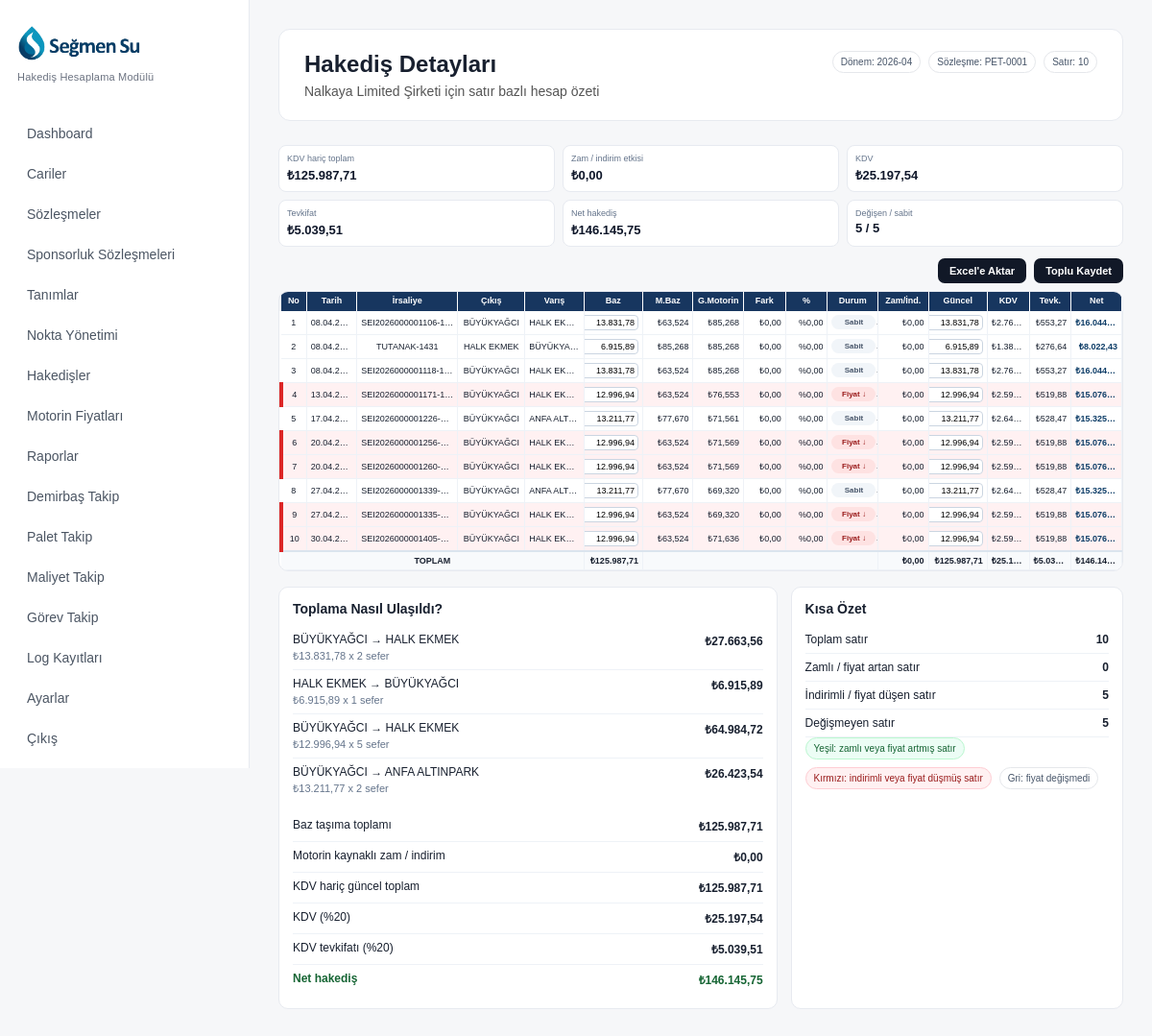
The page /hakedis-detay.php?hakedis_id=105 (signed in) on the database its author committed.
### tables this page shows
CREATE TABLE `hakedisler` (
  `id` int(11) NOT NULL,
  `hakedis_no` varchar(100) DEFAULT NULL,
  `cari_id` int(11) NOT NULL,
  `sozlesme_id` int(11) NOT NULL,
  `baslangic_tarihi` date DEFAULT NULL,
  `bitis_tarihi` date DEFAULT NULL,
  `toplam_tutar` decimal(15,2) DEFAULT 0.00,
  `kdv_tutar` decimal(15,2) DEFAULT 0.00,
  `tevkifat_tutar` decimal(15,2) DEFAULT 0.00,
  `genel_toplam` decimal(15,2) DEFAULT 0.00,
  `durum` varchar(50) DEFAULT 'taslak',
  `aciklama` text DEFAULT NULL,
  `created_by` int(11) DEFAULT NULL,
  `created_at` timestamp NOT NULL DEFAULT current_timestamp(),
  `donem` varchar(50) DEFAULT NULL,
  `net_tutar` decimal(15,2) DEFAULT 0.00
);

CREATE TABLE `cariler` (
  `id` int(11) NOT NULL,
  `cari_kod` varchar(50) DEFAULT NULL,
  `cari_unvan` varchar(255) NOT NULL,
  `cari_tipleri` text DEFAULT NULL,
  `vergi_no` varchar(50) DEFAULT NULL,
  `vergi_dairesi` varchar(100) DEFAULT NULL,
  `yetkili_kisi` varchar(150) DEFAULT NULL,
  `telefon` varchar(50) DEFAULT NULL,
  `email` varchar(150) DEFAULT NULL,
  `adres` text DEFAULT NULL,
  `iban` varchar(100) DEFAULT NULL,
  `durum` tinyint(4) DEFAULT 1,
  `created_at` timestamp NOT NULL DEFAULT current_timestamp(),
  `firma_kodu` varchar(50) DEFAULT NULL,
  `firma_adi` varchar(255) DEFAULT NULL,
  `yetkili` varchar(255) DEFAULT NULL,
  `tip` varchar(50) DEFAULT NULL
);

CREATE TABLE `sozlesmeler` (
  `id` int(11) NOT NULL,
  `cari_id` int(11) NOT NULL,
  `sozlesme_no` varchar(100) DEFAULT NULL,
  `sozlesme_adi` varchar(255) DEFAULT NULL,
  `baslangic_tarihi` date DEFAULT NULL,
  `bitis_tarihi` date DEFAULT NULL,
  `motorin_baz_fiyati` decimal(10,3) DEFAULT 0.000,
  `fiyat_fark_orani` decimal(5,2) DEFAULT 7.00,
  `fiyat_fark_etki_orani` decimal(5,2) DEFAULT 40.00,
  `aciklama` text DEFAULT NULL,
  `durum` tinyint(4) DEFAULT 1,
  `created_at` timestamp NOT NULL DEFAULT current_timestamp(),
  `sozlesme_tutari` decimal(15,2) DEFAULT 0.00
);

CREATE TABLE `hakedis_satirlari` (
  `id` int(11) NOT NULL,
  `hakedis_id` int(11) NOT NULL,
  `tasima_turu_id` int(11) DEFAULT NULL,
  `irsaliye_no` varchar(100) DEFAULT NULL,
  `tasima_tarihi` date DEFAULT NULL,
  `cikis_noktasi` varchar(255) DEFAULT NULL,
  `varis_noktasi` varchar(255) DEFAULT NULL,
  `arac_plaka` varchar(50) DEFAULT NULL,
  `miktar` decimal(15,3) DEFAULT 0.000,
  `birim` varchar(50) DEFAULT NULL,
  `km` decimal(10,2) DEFAULT 0.00,
  `birim_fiyat` decimal(15,4) DEFAULT 0.0000,
  `motorin_baz_fiyat` decimal(10,3) DEFAULT 0.000,
  `motorin_guncel_fiyat` decimal(10,3) DEFAULT 0.000,
  `motorin_fark_orani` decimal(10,2) DEFAULT 0.00,
  `zam_indirim_tutar` decimal(15,2) DEFAULT 0.00,
  `satir_toplam` decimal(15,4) DEFAULT 0.0000,
  `manuel_satir` tinyint(4) DEFAULT 0,
  `aciklama` text DEFAULT NULL,
  `created_at` timestamp NOT NULL DEFAULT current_timestamp(),
  `motorin_baz_fiyati` decimal(10,3) DEFAULT NULL,
  `gunluk_motorin_fiyati` decimal(10,3) DEFAULT NULL,
  `motorin_fark_tutari` decimal(10,3) DEFAULT NULL,
  `motorin_fark_yuzde` decimal(10,2) DEFAULT NULL,
  `zam_indirim_tutari` decimal(15,4) DEFAULT NULL,
  `guncel_birim_fiyat` decimal(15,4) DEFAULT NULL,
  `kdv_tutari` decimal(15,4) DEFAULT NULL,
  `tevkifat_tutari` decimal(15,4) DEFAULT NULL,
  `net_tutar` decimal(15,4) DEFAULT NULL
);

### hakedis-detay.php (the view, shortened to what this page needs)
<?php
require_once __DIR__ . '/config/database.php';
$hakedis_id = $_GET['hakedis_id'] ?? 0;
$hakedisQuery = $db->prepare("
    SELECT
        hakedisler.*,
        sozlesmeler.sozlesme_no,
        cariler.firma_adi
    FROM hakedisler
    LEFT JOIN sozlesmeler ON sozlesmeler.id = hakedisler.sozlesme_id
    LEFT JOIN cariler ON cariler.id = hakedisler.cari_id
    WHERE hakedisler.id = ?
    LIMIT 1
");
$hakedisQuery->execute([$hakedis_id]);
$hakedis = $hakedisQuery->fetch(PDO::FETCH_ASSOC);
$query = $db->prepare("
    SELECT *
    FROM hakedis_satirlari
    WHERE hakedis_id = ?
    ORDER BY tasima_tarihi ASC, id ASC
");
$query->execute([$hakedis_id]);
$satirlar = $query->fetchAll(PDO::FETCH_ASSOC);
$toplamBaz = 0;
$toplamZam = 0;
$toplamGuncel = 0;
$toplamKdv = 0;
$toplamTevkifat = 0;
$toplamNet = 0;
$zamliSatir = 0;
$indirimliSatir = 0;
$degisenSatir = 0;
$satirDurumlari = [];
$rotaBazFiyatlari = [];
$birimFiyatOzetleri = [];
foreach($satirlar as $row){
    $toplamBaz += (float)$row['birim_fiyat'];
    $toplamZam += (float)$row['zam_indirim_tutari'];
    $toplamGuncel += (float)$row['guncel_birim_fiyat'];
    $toplamKdv += (float)$row['kdv_tutari'];
    $toplamTevkifat += (float)$row['tevkifat_tutari'];
    $toplamNet += (float)$row['net_tutar'];
    $rotaKey = ($row['cikis_noktasi'] ?? '') . '|' . ($row['varis_noktasi'] ?? '');
    $birimFiyat = (float)$row['birim_fiyat'];
    $guncelFiyat = (float)$row['guncel_birim_fiyat'];
    $birimOzetKey = $rotaKey . '|' . number_format($guncelFiyat, 2, '.', '');
    if(!isset($birimFiyatOzetleri[$birimOzetKey])){
        $birimFiyatOzetleri[$birimOzetKey] = [
            'cikis' => $row['cikis_noktasi'] ?? '',
            'varis' => $row['varis_noktasi'] ?? '',
            'birim_fiyat' => $guncelFiyat,
            'sefer' => 0,
            'toplam' => 0
        ];
    }
    $birimFiyatOzetleri[$birimOzetKey]['sefer']++;
    $birimFiyatOzetleri[$birimOzetKey]['toplam'] += $guncelFiyat;
    if(!isset($rotaBazFiyatlari[$rotaKey])){
        $rotaBazFiyatlari[$rotaKey] = $birimFiyat;
    }
    $rotaBaz = $rotaBazFiyatlari[$rotaKey];
    $zamTutar = (float)$row['zam_indirim_tutari'];
    $durum = [
        'yon' => 'flat',
        'metin' => 'Sabit'
    ];
    if($zamTutar > 0){
        $durum = [
            'yon' => 'up',
            'metin' => 'Zaml&#305;'
        ];
        $zamliSatir++;
        $degisenSatir++;
    } elseif($birimFiyat < ($rotaBaz - 0.005)){
        $durum = [
            'yon' => 'down',
            'metin' => 'Fiyat &#8595;'
        ];
        $indirimliSatir++;
        $degisenSatir++;
    }
    $satirDurumlari[(int)$row['id']] = $durum;
}
$sabitSatir = count($satirlar) - $degisenSatir;
function para($value, $decimal = 2){
    return '&#8378;' . number_format((float)$value, $decimal, ',', '.');
}
function yuzde($value){
    return '%' . number_format((float)$value, 2, ',', '.');
}
?>
<!DOCTYPE html>
<html lang="tr">
<head>
<link rel="stylesheet" href="assets/css/style.css">
</head>
<body>
<?php require_once __DIR__ . '/sidebar.php'; ?>
<div class="main">
    <div class="topbar detail-header">
        <div class="detail-title">
            <h2>Hakedi&#351; Detaylar&#305;</h2>
            <p><?php echo htmlspecialchars(gorunenMetin($hakedis['firma_adi'] ?? '')); ?> i&#231;in sat&#305;r bazl&#305; hesap &#246;zeti</p>
        </div>
        <div class="detail-meta">
            <span class="meta-pill">D&#246;nem: <?php echo htmlspecialchars($hakedis['donem'] ?? '-'); ?></span>
            <span class="meta-pill">S&#246;zle&#351;me: <?php echo htmlspecialchars($hakedis['sozlesme_no'] ?? '-'); ?></span>
            <span class="meta-pill">Sat&#305;r: <?php echo count($satirlar); ?></span>
        </div>
    </div>
    <div class="summary-grid">
        <div class="summary-card">
            <span>KDV hari&#231; toplam</span>
            <strong><?php echo para($toplamGuncel); ?></strong>
        </div>
        <div class="summary-card">
            <span>Zam / indirim etkisi</span>
            <strong><?php echo para($toplamZam); ?></strong>
        </div>
        <div class="summary-card">
            <span>KDV</span>
            <strong><?php echo para($toplamKdv); ?></strong>
        </div>
        <div class="summary-card">
            <span>Tevkifat</span>
            <strong><?php echo para($toplamTevkifat); ?></strong>
        </div>
        <div class="summary-card">
            <span>Net hakedi&#351;</span>
            <strong><?php echo para($toplamNet); ?></strong>
        </div>
        <div class="summary-card">
            <span>De&#287;i&#351;en / sabit</span>
            <strong><?php echo $degisenSatir; ?> / <?php echo $sabitSatir; ?></strong>
        </div>
    </div>
    <form method="POST">
        <div style="display:flex;justify-content:flex-end;gap:8px;margin:0 0 8px;">
            <a class="bulk-save" href="hakedis-detay.php?hakedis_id=<?php echo (int)$hakedis_id; ?>&excel=1" style="text-decoration:none;">Excel'e Aktar</a>
            <button type="submit" class="bulk-save">Toplu Kaydet</button>
        </div>
    <div class="table-area">
        <table class="detail-table">
            <thead>
                <tr>
                    <th>No</th>
                    <th>Tarih</th>
                    <th>&#304;rsaliye</th>
                    <th>&#199;&#305;k&#305;&#351;</th>
                    <th>Var&#305;&#351;</th>
                    <th>Baz</th>
                    <th>M.Baz</th>
                    <th>G.Motorin</th>
                    <th>Fark</th>
                    <th>%</th>
                    <th>Durum</th>
                    <th>Zam/&#304;nd.</th>
                    <th>G&#252;ncel</th>
                    <th>KDV</th>
                    <th>Tevk.</th>
                    <th>Net</th>
                </tr>
            </thead>
            <tbody>
            <?php $sira = 1; ?>
            <?php foreach($satirlar as $row): ?>
                <?php
                    $durum = $satirDurumlari[(int)$row['id']] ?? ['yon' => 'flat', 'metin' => 'Sabit'];
                    $rowClass = '';
                    $statusClass = 'status-flat';
                    $statusText = $durum['metin'];
                    if($durum['yon'] === 'up'){
                        $rowClass = 'row-up';
                        $statusClass = 'status-up';
                    } elseif($durum['yon'] === 'down'){
                        $rowClass = 'row-down';
                        $statusClass = 'status-down';
                    }
                ?>
                <tr class="<?php echo $rowClass; ?>">
                    <td class="center"><?php echo $sira++; ?></td>
                    <td class="center"><?php echo date('d.m.Y', strtotime($row['tasima_tarihi'])); ?></td>
                    <td class="center" title="<?php echo htmlspecialchars($row['irsaliye_no']); ?>"><?php echo htmlspecialchars($row['irsaliye_no']); ?></td>
                    <td class="center" title="<?php echo htmlspecialchars(gorunenMetin($row['cikis_noktasi'])); ?>"><?php echo htmlspecialchars(gorunenMetin($row['cikis_noktasi'])); ?></td>
                    <td class="center" title="<?php echo htmlspecialchars(gorunenMetin($row['varis_noktasi'])); ?>"><?php echo htmlspecialchars(gorunenMetin($row['varis_noktasi'])); ?></td>
                    <td class="right">
                        <div class="inline-edit">
                            <input name="birim_fiyat[<?php echo (int)$row['id']; ?>]" value="<?php echo number_format((float)$row['birim_fiyat'], 2, ',', '.'); ?>">
                        </div>
                    </td>
                    <td class="right"><?php echo para($row['motorin_baz_fiyati'], 3); ?></td>
                    <td class="right"><?php echo para($row['gunluk_motorin_fiyati'], 3); ?></td>
                    <td class="right"><?php echo para($row['motorin_fark_tutari']); ?></td>
                    <td class="right"><?php echo yuzde($row['motorin_fark_yuzde']); ?></td>
                    <td class="center"><span class="status-badge <?php echo $statusClass; ?>"><?php echo $statusText; ?></span></td>
                    <td class="right"><?php echo para($row['zam_indirim_tutari']); ?></td>
                    <td class="right strong-money">
                        <div class="inline-edit">
                            <input name="guncel_birim_fiyat[<?php echo (int)$row['id']; ?>]" value="<?php echo number_format((float)$row['guncel_birim_fiyat'], 2, ',', '.'); ?>">
                        </div>
                    </td>
                    <td class="right"><?php echo para($row['kdv_tutari']); ?></td>
                    <td class="right"><?php echo para($row['tevkifat_tutari']); ?></td>
                    <td class="right strong-money"><?php echo para($row['net_tutar']); ?></td>
                </tr>
            <?php endforeach; ?>
                <tr class="total-row">
                    <td colspan="5" class="center">TOPLAM</td>
                    <td class="right"><?php echo para($toplamBaz); ?></td>
                    <td colspan="5"></td>
                    <td class="right"><?php echo para($toplamZam); ?></td>
                    <td class="right"><?php echo para($toplamGuncel); ?></td>
                    <td class="right"><?php echo para($toplamKdv); ?></td>
                    <td class="right"><?php echo para($toplamTevkifat); ?></td>
                    <td class="right"><?php echo para($toplamNet); ?></td>
                </tr>
            </tbody>
        </table>
    </div>
    </form>
    <div class="footer-summary">
        <div class="summary-box">
            <h3>Toplama Nas&#305;l Ula&#351;&#305;ld&#305;?</h3>
            <div class="unit-breakdown">
                <?php foreach($birimFiyatOzetleri as $ozet): ?>
                    <div class="calc-line">
                        <span>
                            <?php echo htmlspecialchars(gorunenMetin($ozet['cikis'])); ?>
                            &#8594;
                            <?php echo htmlspecialchars(gorunenMetin($ozet['varis'])); ?>
                            <div class="unit-detail">
                                <?php echo para($ozet['birim_fiyat']); ?>
                                x
                                <?php echo (int)$ozet['sefer']; ?>
                                sefer
                            </div>
                        </span>
                        <strong><?php echo para($ozet['toplam']); ?></strong>
                    </div>
                <?php endforeach; ?>
            </div>
            <div class="calc-line">
                <span>Baz ta&#351;&#305;ma toplam&#305;</span>
                <strong><?php echo para($toplamBaz); ?></strong>
            </div>
            <div class="calc-line">
                <span>Motorin kaynakl&#305; zam / indirim</span>
                <strong><?php echo para($toplamZam); ?></strong>
            </div>
            <div class="calc-line">
                <span>KDV hari&#231; g&#252;ncel toplam</span>
                <strong><?php echo para($toplamGuncel); ?></strong>
            </div>
            <div class="calc-line">
                <span>KDV (%20)</span>
                <strong><?php echo para($toplamKdv); ?></strong>
            </div>
            <div class="calc-line">
                <span>KDV tevkifat&#305; (%20)</span>
                <strong><?php echo para($toplamTevkifat); ?></strong>
            </div>
            <div class="calc-line net-line">
                <span>Net hakedi&#351;</span>
                <strong><?php echo para($toplamNet); ?></strong>
            </div>
        </div>
        <div class="summary-box">
            <h3>K&#305;sa &#214;zet</h3>
            <div class="calc-line">
                <span>Toplam sat&#305;r</span>
                <strong><?php echo count($satirlar); ?></strong>
            </div>
            <div class="calc-line">
                <span>Zaml&#305; / fiyat artan sat&#305;r</span>
                <strong><?php echo $zamliSatir; ?></strong>
            </div>
            <div class="calc-line">
                <span>&#304;ndirimli / fiyat d&#252;&#351;en sat&#305;r</span>
                <strong><?php echo $indirimliSatir; ?></strong>
            </div>
            <div class="calc-line">
                <span>De&#287;i&#351;meyen sat&#305;r</span>
                <strong><?php echo $sabitSatir; ?></strong>
            </div>
            <div class="legend">
                <span class="legend-pill up">Ye&#351;il: zaml&#305; veya fiyat artm&#305;&#351; sat&#305;r</span>
                <span class="legend-pill down">K&#305;rm&#305;z&#305;: indirimli veya fiyat d&#252;&#351;m&#252;&#351; sat&#305;r</span>
                <span class="legend-pill">Gri: fiyat de&#287;i&#351;medi</span>
            </div>
        </div>
    </div>
</div>
</body>
</html>

### assets/css/style.css (style rules this page uses)
* { margin:0; padding:0; box-sizing:border-box; }
body { font-family:Arial, Helvetica, sans-serif; background:#f6f7f9; font-size:14px; color:#18202f; }
.main { margin-left:260px; padding:30px; }
.topbar { background:white; padding:22px 26px; border-radius:12px; border:1px solid #e7eaf0; box-shadow:none; margin-bottom:25px; }
.topbar h2 { font-size:24px; }
.topbar p { font-size:14px; color:#555; }

### rows shown on the page
hakedisler: cari.firma_adi "Nalkaya Limited Şirketi", donem "2026-04", sozlesme.sozlesme_no "PET-0001"
hakedis_satirlari: tasima_tarihi "08.04.2026", irsaliye_no "SEI2026000001106-1…", cikis_noktasi "BÜYÜKYAĞCI", varis_noktasi "HALK EK…", birim_fiyat "13.831,78", motorin_baz_fiyati "₺63,524", gunluk_motorin_fiyati "₺85,268", motorin_fark_tutari "₺0,00", motorin_fark_yuzde "%0,00", id "Sabit", zam_indirim_tutari "₺0,00", guncel_birim_fiyat "13.831,78", kdv_tutari "₺2.76…", tevkifat_tutari "₺553,27", net_tutar "₺16.044,86"
hakedis_satirlari: tasima_tarihi "08.04.2026", irsaliye_no "TUTANAK-1431", cikis_noktasi "HALK EKMEK", varis_noktasi "BÜYÜKYA…", birim_fiyat "6.915,89", motorin_baz_fiyati "₺85,268", para($row['gunluk_motorin_fiyati'], 3) "₺85,268", motorin_fark_tutari "₺0,00", motorin_fark_yuzde "%0,00", id "Sabit", zam_indirim_tutari "₺0,00", guncel_birim_fiyat "6.915,89", kdv_tutari "₺1.38…", tevkifat_tutari "₺276,64", net_tutar "₺8.022,43"
hakedis_satirlari: tasima_tarihi "08.04.2026", irsaliye_no "SEI2026000001118-1…", cikis_noktasi "BÜYÜKYAĞCI", varis_noktasi "HALK EK…", birim_fiyat "13.831,78", motorin_baz_fiyati "₺63,524", gunluk_motorin_fiyati "₺85,268", motorin_fark_tutari "₺0,00", motorin_fark_yuzde "%0,00", id "Sabit", zam_indirim_tutari "₺0,00", guncel_birim_fiyat "13.831,78", kdv_tutari "₺2.76…", tevkifat_tutari "₺553,27", net_tutar "₺16.044,86"
hakedis_satirlari: tasima_tarihi "13.04.2026", irsaliye_no "SEI2026000001171-1…", cikis_noktasi "BÜYÜKYAĞCI", varis_noktasi "HALK EK…", birim_fiyat "12.996,94", motorin_baz_fiyati "₺63,524", gunluk_motorin_fiyati "₺76,553", motorin_fark_tutari "₺0,00", motorin_fark_yuzde "%0,00", id "Fiyat ↓", zam_indirim_tutari "₺0,00", guncel_birim_fiyat "12.996,94", kdv_tutari "₺2.59…", tevkifat_tutari "₺519,88", net_tutar "₺15.076,46"
hakedis_satirlari: tasima_tarihi "17.04.2026", irsaliye_no "SEI2026000001226-…", cikis_noktasi "BÜYÜKYAĞCI", varis_noktasi "ANFA ALTI…", birim_fiyat "13.211,77", motorin_baz_fiyati "₺77,670", gunluk_motorin_fiyati "₺71,561", motorin_fark_tutari "₺0,00", motorin_fark_yuzde "%0,00", id "Sabit", zam_indirim_tutari "₺0,00", guncel_birim_fiyat "13.211,77", kdv_tutari "₺2.64…", tevkifat_tutari "₺528,47", net_tutar "₺15.325,65"
hakedis_satirlari: tasima_tarihi "20.04.2026", irsaliye_no "SEI2026000001256-…", cikis_noktasi "BÜYÜKYAĞCI", varis_noktasi "HALK EK…", birim_fiyat "12.996,94", motorin_baz_fiyati "₺63,524", gunluk_motorin_fiyati "₺71,569", motorin_fark_tutari "₺0,00", motorin_fark_yuzde "%0,00", id "Fiyat ↓", zam_indirim_tutari "₺0,00", guncel_birim_fiyat "12.996,94", kdv_tutari "₺2.59…", tevkifat_tutari "₺519,88", net_tutar "₺15.076,46"
hakedis_satirlari: tasima_tarihi "20.04.2026", irsaliye_no "SEI2026000001260-…", cikis_noktasi "BÜYÜKYAĞCI", varis_noktasi "HALK EK…", birim_fiyat "12.996,94", motorin_baz_fiyati "₺63,524", gunluk_motorin_fiyati "₺71,569", motorin_fark_tutari "₺0,00", motorin_fark_yuzde "%0,00", id "Fiyat ↓", zam_indirim_tutari "₺0,00", guncel_birim_fiyat "12.996,94", kdv_tutari "₺2.59…", tevkifat_tutari "₺519,88", net_tutar "₺15.076,46"
hakedis_satirlari: tasima_tarihi "27.04.2026", irsaliye_no "SEI2026000001339-…", cikis_noktasi "BÜYÜKYAĞCI", varis_noktasi "ANFA ALTI…", birim_fiyat "13.211,77", motorin_baz_fiyati "₺77,670", gunluk_motorin_fiyati "₺69,320", motorin_fark_tutari "₺0,00", motorin_fark_yuzde "%0,00", id "Sabit", zam_indirim_tutari "₺0,00", guncel_birim_fiyat "13.211,77", kdv_tutari "₺2.64…", tevkifat_tutari "₺528,47", net_tutar "₺15.325,65"
hakedis_satirlari: tasima_tarihi "27.04.2026", irsaliye_no "SEI2026000001335-…", cikis_noktasi "BÜYÜKYAĞCI", varis_noktasi "HALK EK…", birim_fiyat "12.996,94", motorin_baz_fiyati "₺63,524", gunluk_motorin_fiyati "₺69,320", motorin_fark_tutari "₺0,00", motorin_fark_yuzde "%0,00", id "Fiyat ↓", zam_indirim_tutari "₺0,00", guncel_birim_fiyat "12.996,94", kdv_tutari "₺2.59…", tevkifat_tutari "₺519,88", net_tutar "₺15.076,46"
hakedis_satirlari: tasima_tarihi "30.04.2026", irsaliye_no "SEI2026000001405-…", cikis_noktasi "BÜYÜKYAĞCI", varis_noktasi "HALK EK…", birim_fiyat "12.996,94", motorin_baz_fiyati "₺63,524", gunluk_motorin_fiyati "₺71,636", motorin_fark_tutari "₺0,00", motorin_fark_yuzde "%0,00", id "Fiyat ↓", zam_indirim_tutari "₺0,00", guncel_birim_fiyat "12.996,94", kdv_tutari "₺2.59…", tevkifat_tutari "₺519,88", net_tutar "₺15.076,46"

### other values the page prints
count($satirlar) "10"
para($toplamGuncel) "₺125.987,71"
para($toplamZam) "₺0,00"
para($toplamKdv) "₺25.197,54"
para($toplamTevkifat) "₺5.039,51"
para($toplamNet) "₺146.145,75"
$degisenSatir "5"
$sabitSatir "5"
para($toplamBaz) "₺125.987,71"
para($toplamKdv) "₺25.1…"
para($toplamTevkifat) "₺5.03…"
para($toplamNet) "₺146.14…"
gorunenMetin($ozet['cikis']) "BÜYÜKYAĞCI"
gorunenMetin($ozet['varis']) "HALK EKMEK"
para($ozet['birim_fiyat']) "₺13.831,78"
